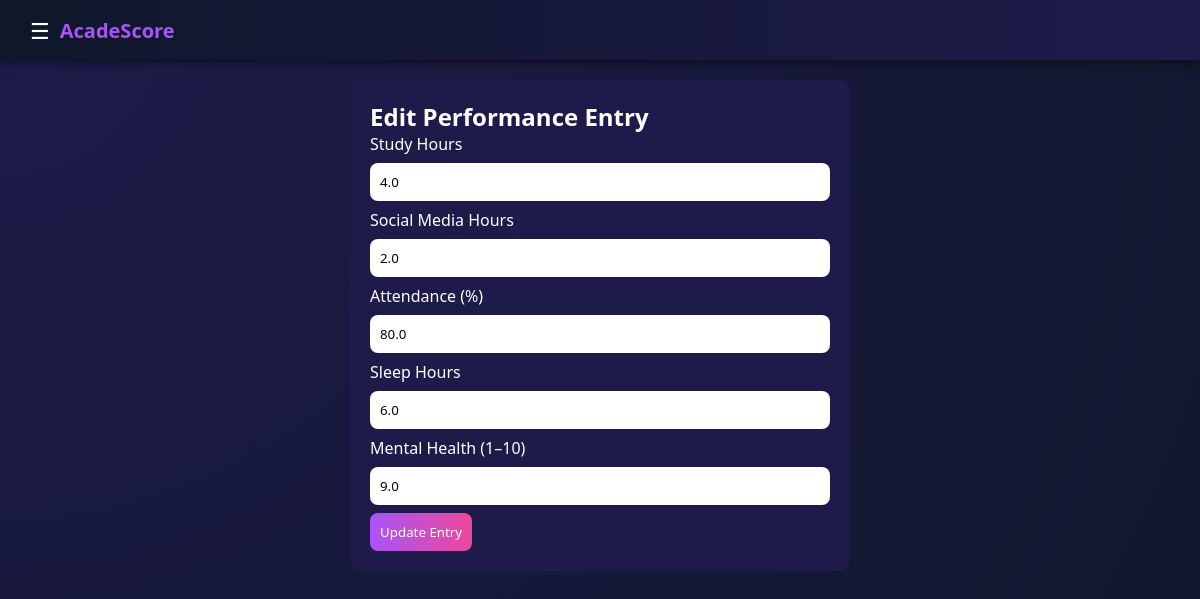
Page /edit/4 (signed in) on the committed database.
### app.py (models this page shows)
class Prediction(db.Model):
    id = db.Column(db.Integer, primary_key=True)
    user_id = db.Column(db.Integer, nullable=False)
    study_hours = db.Column(db.Float)
    social_media = db.Column(db.Float)
    part_time_job = db.Column(db.Integer)
    attendance = db.Column(db.Float)
    sleep = db.Column(db.Float)
    mental_health = db.Column(db.Float)
    score = db.Column(db.Float)
    entry_date = db.Column(db.Date, nullable=False)

### app.py (the view, shortened to what this page needs)
@app.route("/edit/<int:id>", methods=["GET","POST"])
@login_required
def edit_entry(id):
    entry = Prediction.query.get_or_404(id)
    if entry.user_id != current_user.id:
        return "Unauthorized"
    return render_template("edit.html", entry=entry)

### app.py (called while the page is built)
@login_manager.user_loader
def load_user(user_id):
    return User.query.get(int(user_id))

### templates/edit.html
{% extends "dashboard_layout.html" %}
{% block content %}
<div class="entry-wrapper">
    <div class="entry-card">
        <h2 class="entry-title">
            Edit Performance Entry
        </h2>
        <form method="POST" class="entry-form">
            <div class="form-group">
                <label>Study Hours</label>
                <input
                    type="number"
                    step="0.1"
                    name="study"
                    value="{{ entry.study_hours }}"
                    min="0"
                    max="24"
                    required>
            </div>
            <div class="form-group">
                <label>Social Media Hours</label>
                <input
                    type="number"
                    step="0.1"
                    name="social"
                    value="{{ entry.social_media }}"
                    min="0"
                    max="24"
                    required>
            </div>
            <div class="form-group">
                <label>Attendance (%)</label>
                <input
                    type="number"
                    step="0.1"
                    name="attendance"
                    value="{{ entry.attendance }}"
                    min="0"
                    max="100"
                    required>
            </div>
            <div class="form-group">
                <label>Sleep Hours</label>
                <input
                    type="number"
                    step="0.1"
                    name="sleep"
                    value="{{ entry.sleep }}"
                    min="0"
                    max="24"
                    required>
            </div>
            <div class="form-group">
                <label>Mental Health (1–10)</label>
                <input
                    type="number"
                    step="0.1"
                    name="mental"
                    value="{{ entry.mental_health }}"
                    min="1"
                    max="10"
                    required>
            </div>
            <div class="form-group full">
                <button type="submit" class="submit-btn">
                    Update Entry
                </button>
            </div>
        </form>
    </div>
</div>
{% endblock %}

### static/css/style.css (style rules this page uses)
* { margin:0; padding:0; box-sizing:border-box; font-family:"Segoe UI", Arial, sans-serif; }
body { background: radial-gradient(circle at top left,#1e1b4b,#0f172a); color:#fff; }
body, html { height:100%; width:100%; }
.form-card, .entry-card { background:#1e1b4b; padding:20px; border-radius:12px; max-width:500px; margin:auto; }
input, select { width:100%; padding:10px; margin:8px 0; border:none; border-radius:8px; }
button { padding:10px; background:linear-gradient(90deg,#a855f7,#ec4899); border:none; color:white; border-radius:8px; cursor:pointer; }

### rows in the picture
Prediction: study "4.0", social "2.0", attendance "80.0", sleep "6.0", mental "9.0"
